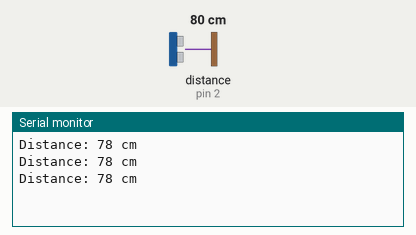
A sketch run on a simulated Arduino Uno, built with avr-gcc and run on an emulated ATmega328P. Parts: the last lines printed to the serial monitor. Wiring (inferred from the names in the program): ultrasonic range finder: trigger pin 3; echo pin 2. The inputs (shaded band) are chosen by the test bench; at power-on: distance to the obstacle (sensor on pin 2) 80 cm. The echo pulse lasts 58.3 µs per cm.

Above: at 1.3 s.
1.4 s: distance to the obstacle (sensor on pin 2) set to 2 cm
At 1.9 s:
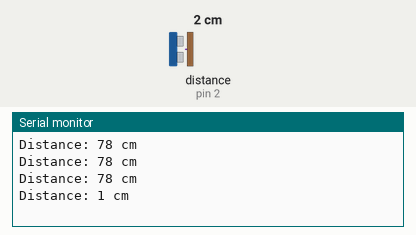
2.9 s: distance to the obstacle (sensor on pin 2) set to 4 cm
At 3.4 s:
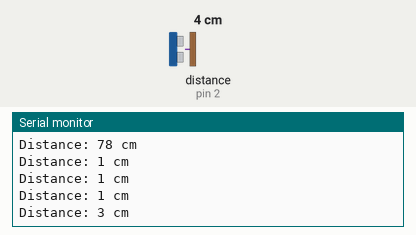
Timing chart, 0 to 5.9 s (numbered marks = the images above; inputs shaded):
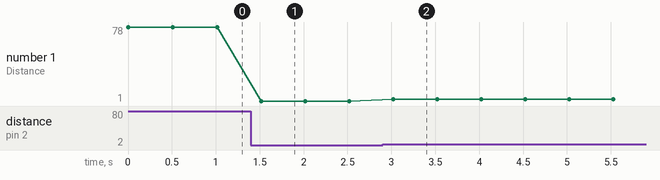

Measured:
- after the input at 1.4 s, the serial monitor: prints a new line after 0.12 s (image 1)
- after the input at 2.9 s, the serial monitor: prints a new line after 0.12 s (image 2)
- plotted number 1: 78 → 1 after the input at 1.4 s, 1 → 3 after the input at 2.9 s

The sketch:

Arduino_Code.ino
```cpp
// Define pins for the ultrasonic sensor
const int trigPin = 3;  // Trigger pin
const int echoPin = 2;  // Echo pin

// Variables to store distance
long duration;
int distance;

void setup() {
  // Set up serial communication for debugging
  Serial.begin(9600);

  // Set the trigger pin as output and the echo pin as input
  pinMode(trigPin, OUTPUT);
  pinMode(echoPin, INPUT);
}

void loop() {
  // Clear the trigger pin
  digitalWrite(trigPin, LOW);
  delayMicroseconds(2);

  // Send a 10µs HIGH pulse to the trigger pin
  digitalWrite(trigPin, HIGH);
  delayMicroseconds(10);
  digitalWrite(trigPin, LOW);

  // Read the echo pin for the duration of the pulse
  duration = pulseIn(echoPin, HIGH);

  // Calculate the distance in cm
  distance = duration * 0.034 / 2;

  // Print the distance to the serial monitor
  Serial.print("Distance: ");
  Serial.print(distance);
  Serial.println(" cm");

  // Add a short delay before the next measurement
  delay(500);
}
```
